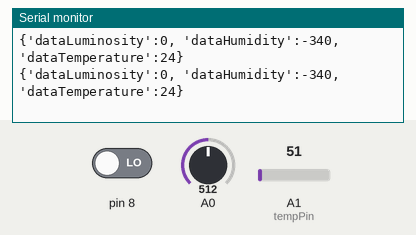
Bench run of a sketch on a simulated Arduino Uno, built with avr-gcc and run on an emulated ATmega328P. Parts: the last lines printed to the serial monitor. The test bench sets the inputs (shaded band); at power-on: A1 (tempPin) = 51, A0 = 512, pin 8 LOW.

Above: at 5.8 s.
5.9 s: A1 (tempPin) set to 61
At 11.3 s:
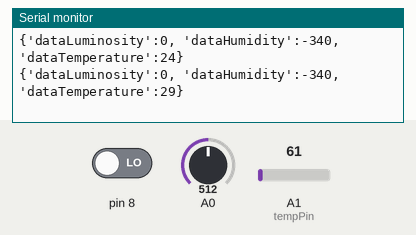
11.9 s: A0 set to 716
At 16.4 s:
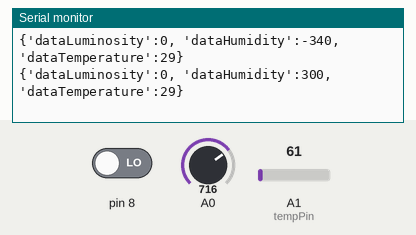
17.9 s: pin 8 driven HIGH
At 21.4 s:
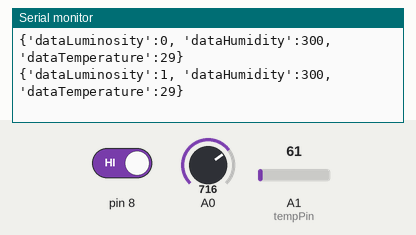
23.9 s: A1 (tempPin) set to 71
At 26.5 s:
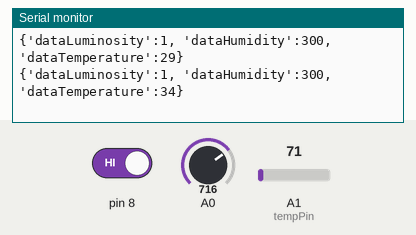
29.9 s: A0 set to 900
At 30.3 s:
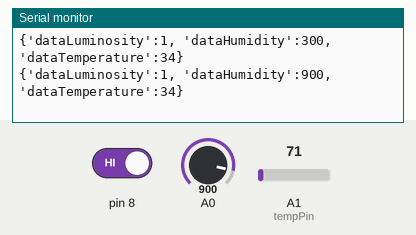
35.9 s: pin 8 driven LOW
At 40.4 s:
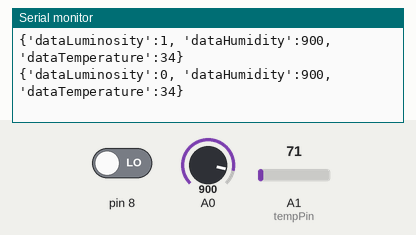
Timing chart, 0 to 41.9 s (numbered marks = the images above; inputs shaded):
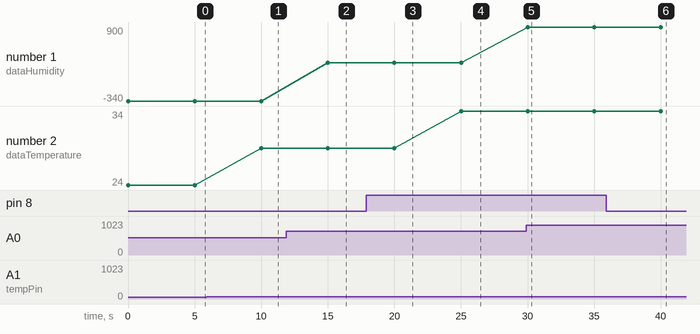

Measured:
- after the input at 5.9 s, the serial monitor: prints a new line after 4.1 s (image 1)
- after the input at 11.9 s, the serial monitor: prints a new line after 3.1 s (image 2)
- after the input at 17.9 s, the serial monitor: prints a new line after 2.1 s (image 3)
- after the input at 23.9 s, the serial monitor: prints a new line after 1.1 s (image 4)
- after the input at 29.9 s, the serial monitor: prints a new line after 0.11 s (image 5)
- after the input at 35.9 s, the serial monitor: prints a new line after 4.1 s (image 6)
- plotted number 1: -340 → 300 after the input at 11.9 s, 300 → 900 after the input at 29.9 s
- plotted number 2: 24 → 29 after the input at 5.9 s, 29 → 34 after the input at 23.9 s

The sketch:

arduinoSensorsReading.ino
```cpp
int val;
int tempPin = 1;

const int AirValue = 620;
const int WaterValue = 310;
int soilMoistureValue = 0;
int soilmoisturepercent=0;
void setup()
{
  Serial.begin(9600);
}
void loop()
{
  soilMoistureValue = analogRead(A0);
  int tempLum=digitalRead(8);
  val = analogRead(tempPin);
  float mv = ( val/1024.0)*5000;
  int cel = mv/10;
  float farh = (cel*9)/5 + 32;
 // Serial.println(tempLum);
  //Serial.print(cel);


soilmoisturepercent = map(soilMoistureValue, AirValue, WaterValue, 0, 100);
soilmoisturepercent = soilmoisturepercent * -10;

String string("{'dataLuminosity':" +  String(tempLum)+ ", " + "'dataHumidity':" + String(soilmoisturepercent)+ ", " + "'dataTemperature':" + String(cel)+"}");
Serial.println(string);
  delay(5000);
}
```
